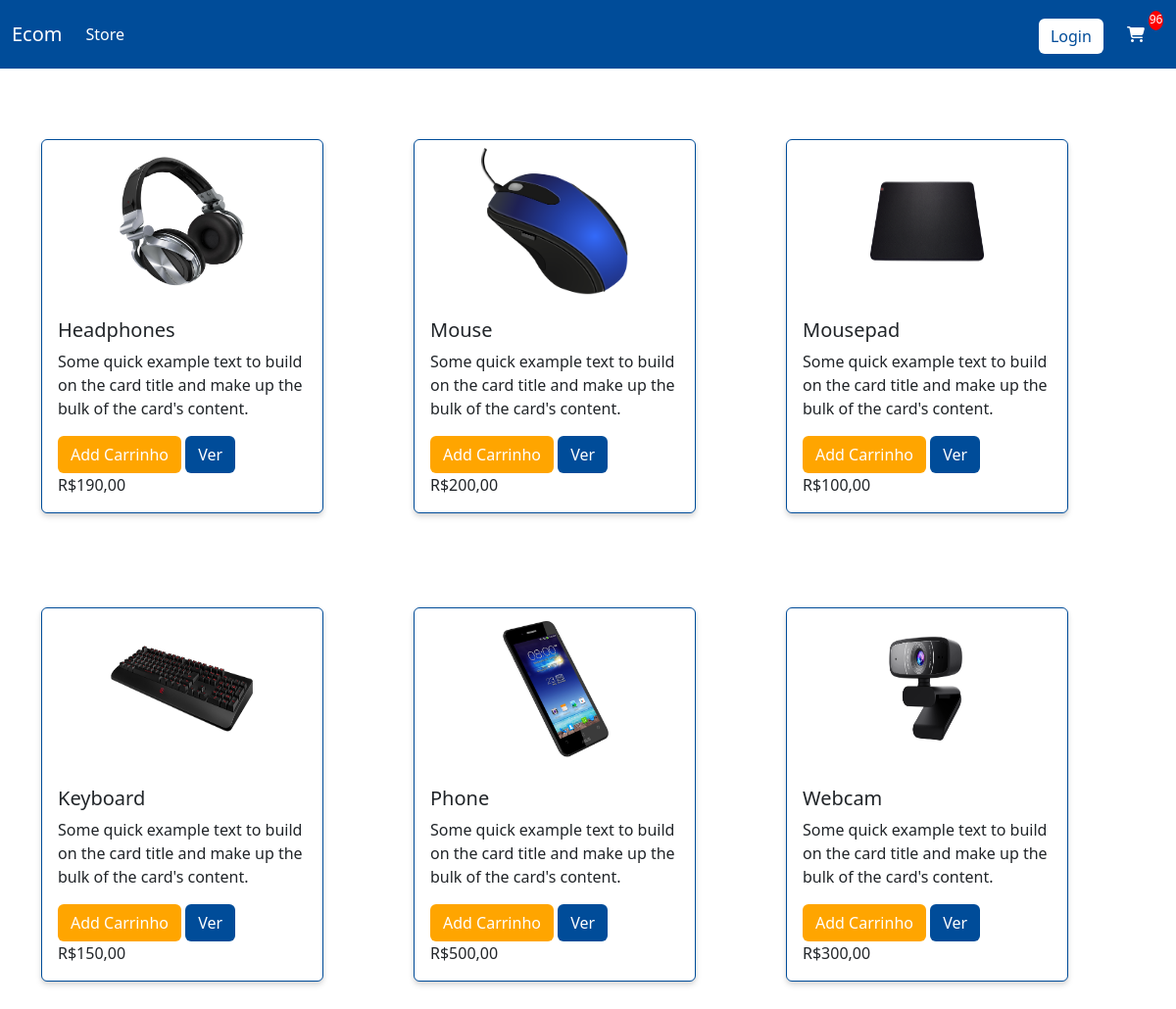
The app's page / (signed in) with its own data.
### store/models.py (models this page shows, shortened)
class Produto(models.Model):
    nome = models.CharField(max_length=200, null=True)
    preco = models.FloatField()
    digital = models.BooleanField(default=False, null=True, blank=False)
    imagem = models.ImageField(null=True, blank=True)
    @property
    def imagemURL(self):
        try:
            url = self.imagem.url
        except:
            url = ''
        return url

### store/views.py (the view)
# urls.py: path('', include('store.urls'))
def store(request):
    if request.user.is_authenticated:
        cliente = request.user.cliente
        pedido, created = Pedido.objects.get_or_create(cliente=cliente, completo=False)
        itens = pedido.itempedido_set.all()
        itensCarrinho = pedido.valor_total_itens
    else:
        itens = []
        pedido = {'valor_total_itens': 0, 'valor_total_carrinho':0}
        itensCarrinho = pedido['valor_total_itens']
    produtos = Produto.objects.all()
    context = {'produtos':produtos, 'itensCarrinho':itensCarrinho}
    return render(request, 'store/store.html', context)

### store/models.py (called while the page is built)
    @property
    def valor_total_itens(self):
        itempedido = self.itempedido_set.all()
        total = sum([item.quantidade for item in itempedido])
        return total

### store/templates/store/store.html
{% extends 'store/main.html' %}
{% load static %}
{% block content %}
    <div class="row">
        {% for produto in produtos %}
        <div class="col-lg-4">
            <div class="card my-lg-5" style="width: 18rem;">
                <div class="d-flex justify-content-center my-2">
                    <img src="{{ produto.imagemURL }}" class="card-img-top" alt="...">
                </div>
                <div class="card-body">
                    <h5 class="card-title">{{ produto.nome }}</h5>
                    <p class="card-text">Some quick example text to build on the card title and make up the bulk of the card's content.</p>
                    <button data-produto="{{produto.id}}" class="btn btn-car att-cart" data-acao="add">Add Carrinho</button>
                    <a href="#" class="btn btn-view">Ver</a>
                    <h7 id="price">R${{ produto.preco|floatformat:2 }}</h7>
                </div>
            </div>
        </div>
        {% endfor %}
    </div>
{% endblock %}

### store/static/store/css/main.css (style rules this page uses)
.card-img-top { width: 150px; height: 150px; }
.card { border: solid 1px #004C99; box-shadow: 0 4px 6px rgba(0, 0, 0, 0.1), 0 2px 4px rgba(0, 0, 0, 0.08); }
.btn-view { background-color:#004C99; color: white; }
.btn-car { background-color: #FFA500; color: white; }

### records on screen
Produto: imagemURL (picture), nome "Headphones", preco "190,00"
Produto: imagemURL (picture), nome "Mouse", preco "200,00"
Produto: imagemURL (picture), nome "Mousepad", preco "100,00"
Produto: imagemURL (picture), nome "Keyboard", preco "150,00"
Produto: imagemURL (picture), nome "Phone", preco "500,00"
Produto: imagemURL (picture), nome "Webcam", preco "300,00"

### other values on screen
{{ itensCarrinho }} "96"
